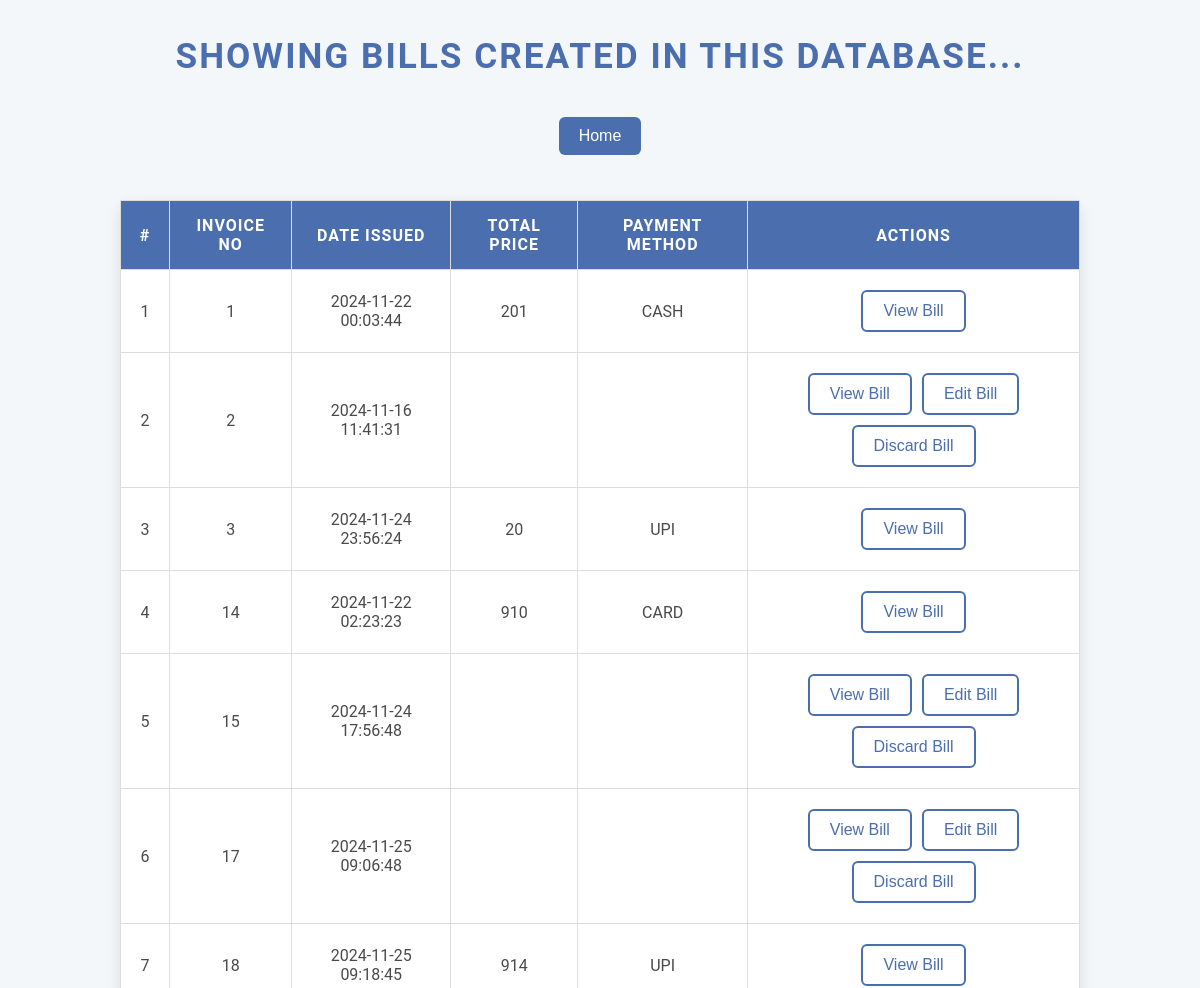
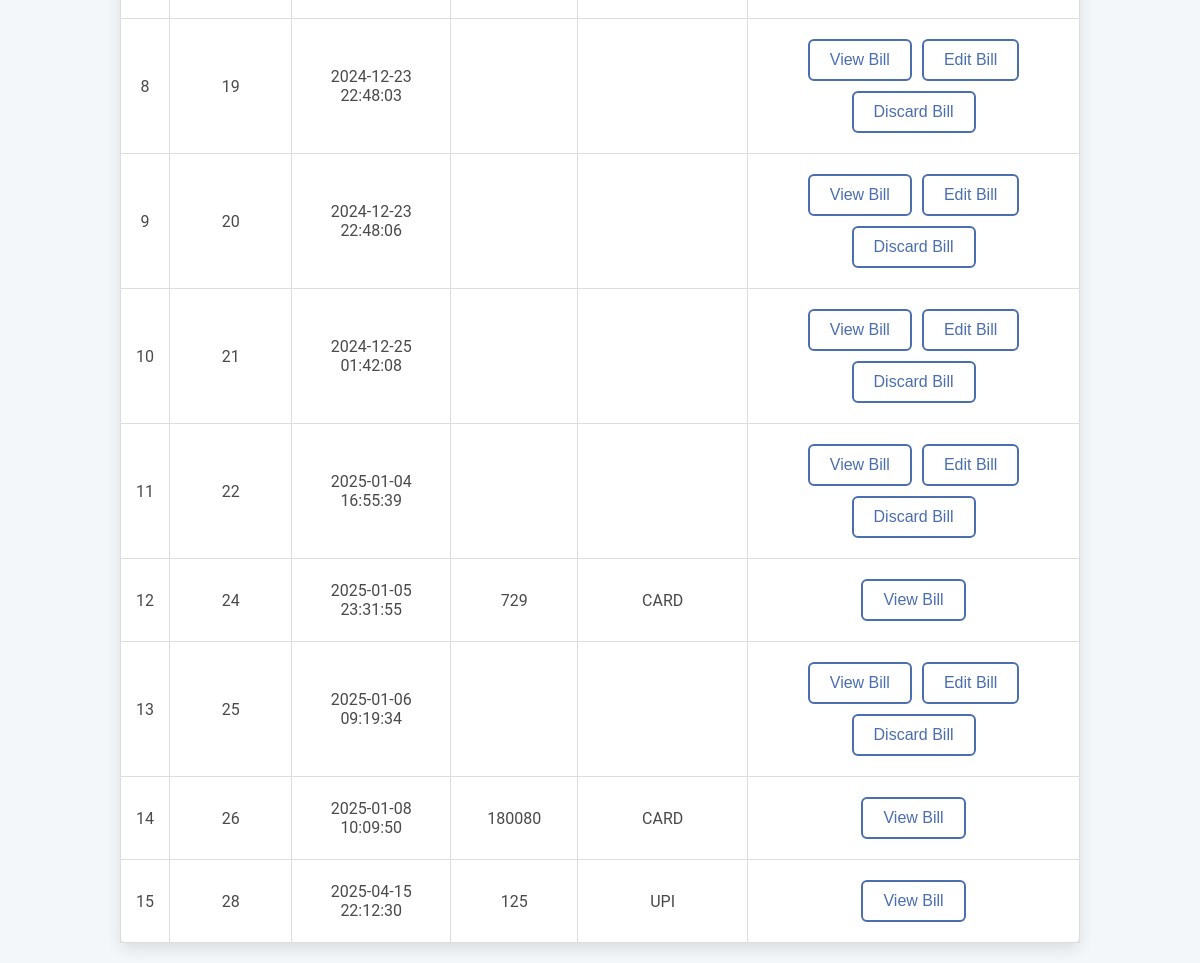
Page /cashier/display_bills.php (signed in) on the committed database (2 pictures, top to bottom).
### tables this page shows
CREATE TABLE `bills` (
  `invoiceno` int(11) NOT NULL,
  `date` datetime NOT NULL DEFAULT current_timestamp() ON UPDATE current_timestamp(),
  `total_price` int(11) DEFAULT NULL,
  `paymethod` varchar(10) DEFAULT NULL,
  `cashier` int(11) NOT NULL
);

### config.php (called while the page is built, shortened)
<?php
class Database{
    private $host = "localhost";
    private $username = "miniproject";
    private $password = "miniproject123";
    private $dbname = "inventory";
    public function __construct(){
        $this->conn = new mysqli($this->host,$this->username,$this->password,$this->dbname);
    }
}

### cashier/cashier.php (called while the page is built, shortened)
<?php
require __DIR__."/../config.php";
class Cashier extends Database{
    function displayBillHistory($cashier_id){
        $sql = "SELECT * FROM bills WHERE cashier = ?";
        $stmt = $this->conn->prepare($sql);
        $stmt->bind_param('i', $cashier_id);
        $stmt->execute();
        $result = $stmt->get_result();
        $bills = [];
        if ($result->num_rows > 0){
            while($row = $result->fetch_assoc()){
                $bills[] = $row;
            }
        }
        return $bills;
    }
}
$cashier = new Cashier();

### cashier/display_bills.php (the view, shortened to what this page needs)
<?php
require "cashier.php";
$cid = $_SESSION['userid'];
?>
<!DOCTYPE html>
<html lang="en">
<head>
    <link rel="stylesheet" href="./cashiercss/display_bill.css">
</head>
<body>
<h1>Showing Bills Created in this database...</h1>
<button onclick="window.location.href = 'cashier_home.php'">Home</button>
<?php
  $bills = $cashier->displayBillHistory($cid);
  if(empty($bills)){
    echo "<centre><p class='text-centre'><b>No Bills Issued</b></p><centre>";
    $disabled = "disabled";
  }else{
    echo '<table border="1">';
        echo '<table class="table table-hover">
        <thead>
          <tr>
            <th scope="col">#</th>
            <th scope="col">Invoice No</th>
            <th scope="col">Date Issued</th>
            <th scope="col">Total Price</th>
            <th scope="col">Payment Method</th>
            <th scope="col">Actions</th>
          </tr>
        </thead><tbody>';
        $count = 1;
        foreach($bills as $row){
            echo '<tr>';
              echo '<td>' . $count . '</td>';
              echo '<td>'.$row["invoiceno"].'</td>';
              echo '<td>' . $row["date"] . '</td>';
              echo '<td>' . $row["total_price"] . '</td>';
              echo '<td>' . $row["paymethod"] . '</td>';
              echo '<td>';
              echo '<button class="btn btn-outline-primary" onclick="viewBill('.$row["invoiceno"].')">View Bill</button>';
              if($row["paymethod"] == ""){
                echo '<button class="btn btn-outline-primary" onclick="editBill('.$row["invoiceno"].')">Edit Bill</button>';
                echo '<button class="btn btn-outline-primary" onclick="discardBill('.$row["invoiceno"].')">Discard Bill</button>';
              }
              echo '</td></tr>';
              $count++;
          }
    }
?>
</body>
</html>

### cashier/cashiercss/display_bill.css (style rules this page uses)
body { font-family: 'Roboto', sans-serif; background-color: #f4f7fa; margin: 0; padding: 0; color: #4a4a4a; text-align: center; }
h1 { color: #4b6eaf; font-size: 2.2em; text-transform: uppercase; letter-spacing: 2px; margin: 35px 0; font-weight: 700; }
table { width: 80%; margin: 20px auto; border-collapse: collapse; box-shadow: 0 6px 15px rgba(0, 0, 0, 0.1); background-color: #ffffff; border-radius: 8px; }
th, td { padding: 15px; text-align: center; border: 1px solid #ddd; font-size: 1em; }
th { background-color: #4b6eaf; color: white; text-transform: uppercase; letter-spacing: 1px; }
button { background-color: #4b6eaf; color: white; border: none; padding: 10px 20px; font-size: 1em; border-radius: 6px; cursor: pointer; transition: background-color 0.3s ease, transform 0.3s ease, box-shadow 0.2s ease; margin: 5px; }
button.btn-outline-primary { background-color: transparent; border: 2px solid #4b6eaf; color: #4b6eaf; }

### rows in the picture
bills: invoiceno "1", date "2024-11-22 00:03:44", total_price "201", paymethod "CASH"
bills: invoiceno "2", date "2024-11-16 11:41:31"
bills: invoiceno "3", date "2024-11-24 23:56:24", total_price "20", paymethod "UPI"
bills: invoiceno "14", date "2024-11-22 02:23:23", total_price "910", paymethod "CARD"
bills: invoiceno "15", date "2024-11-24 17:56:48"
bills: invoiceno "17", date "2024-11-25 09:06:48"
bills: invoiceno "18", date "2024-11-25 09:18:45", total_price "914", paymethod "UPI"
bills: invoiceno "19", date "2024-12-23 22:48:03"
bills: invoiceno "20", date "2024-12-23 22:48:06"
bills: invoiceno "21", date "2024-12-25 01:42:08"
bills: invoiceno "22", date "2025-01-04 16:55:39"
bills: invoiceno "24", date "2025-01-05 23:31:55", total_price "729", paymethod "CARD"
bills: invoiceno "25", date "2025-01-06 09:19:34"
bills: invoiceno "26", date "2025-01-08 10:09:50", total_price "180080", paymethod "CARD"
bills: invoiceno "28", date "2025-04-15 22:12:30", total_price "125", paymethod "UPI"
